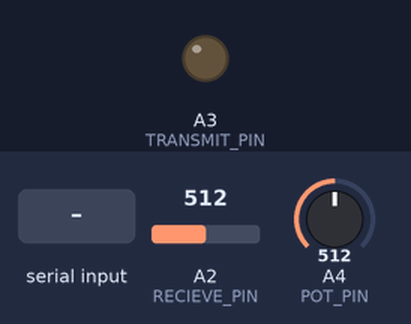
This sketch was run on a simulated Arduino Uno, built with avr-gcc and run on an emulated ATmega328P. On the bench: output pins drawn as LEDs (lit = HIGH). Dashed ring = blinking. The inputs (shaded band) are chosen by the test bench; at power-on: A4 (POT_PIN) = 512, A2 (RECIEVE_PIN) = 512. What the sketch prints to the serial monitor is not drawn.

Above: at 1.2 s.
1.3 s: "1" received over Serial
At 1.46 s:
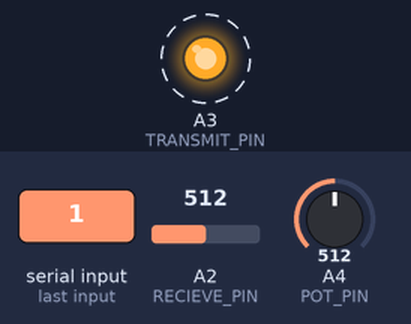
3.0 s: A4 (POT_PIN) set to 528
5.3 s: A2 (RECIEVE_PIN) set to 538
6.9 s: A2 (RECIEVE_PIN) set to 511
Timing chart, 0 to 9.9 s (numbered marks = the images above; inputs shaded):
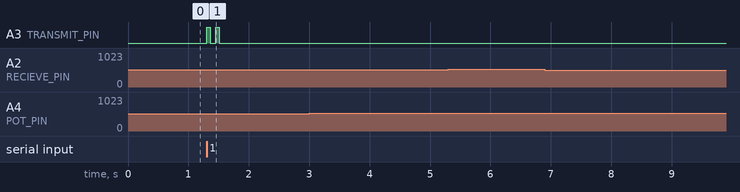

Measured:
- after the input at 1.3 s, A3 (TRANSMIT_PIN): alternates HIGH for 0.06 s and LOW for 0.09 s, 4 changes in all, then stays LOW, starting at once
- after the input at 3.0 s, every drawn part: stays the same
- after the input at 5.3 s, every drawn part: stays the same
- after the input at 6.9 s, every drawn part: stays the same

The sketch:

Xakep18.ino
```cpp
#define RECIEVE_PIN  A2
#define TRANSMIT_PIN A3
#define POT_PIN A4
#define SEND_BIT_INTERVAL 30

int treshold;

void setup() {
  pinMode(TRANSMIT_PIN, OUTPUT);
  Serial.begin(9600);
}

void loop() {
  treshold = analogRead(POT_PIN);

  if (analogRead(RECIEVE_PIN) < treshold)
    recieve();

  while (Serial.available() > 0)
    transmit(Serial.read());
}

void recieve()
{
  char message = 0;
  delay(SEND_BIT_INTERVAL);
  for (int i = 0; i < 8; ++i)
  {
    delay(SEND_BIT_INTERVAL / 2);
    if (analogRead(RECIEVE_PIN) < treshold)
      bitSet(message, i);
    else
      bitClear(message, i);
    delay(SEND_BIT_INTERVAL / 2);
  }
  Serial.print(message);
}

void transmit(char message)
{
  digitalWrite(TRANSMIT_PIN, HIGH);
  for (int i = 0; i < 8; ++i)
  {
    delay(SEND_BIT_INTERVAL);
    digitalWrite(TRANSMIT_PIN, bitRead(message, i));
  }

  delay(SEND_BIT_INTERVAL * 2);
}
```
